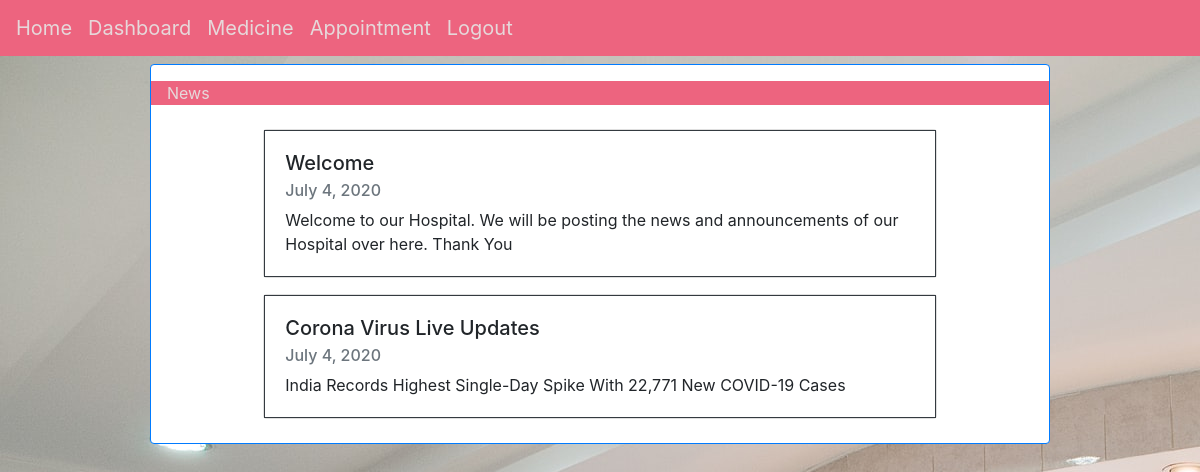
The app's page / (signed in) with its own data.
### app/models.py (models this page shows, shortened)
class News(models.Model):  # For storing News
    nno = models.AutoField(primary_key=True)
    title = models.CharField(max_length=30)
    text = models.TextField()
    date = models.DateField(auto_now_add=True)

### app/views.py (the view)
# urls.py: path('', views.index, name='index'),
def index(request):  # Index/Home page
    news = models.News.objects.all()  # Get all the News/Posts
    if request.user.is_authenticated:
        nav = [  # Set the Navbar elements according to user
            ['/', 'Home'],
            ['dashboard', 'Dashboard'],
            ['medicine', 'Medicine'],
            ['appointments', 'Appointment'],
            ['logout', 'Logout']
        ]
    else:
        nav = [
            ['/', 'Home'],
            ['login', 'Login'],
            ['medicine', 'Medicine']
        ]
    return render(request, 'home.html', context={'news': news, 'navs': nav})

### templates/home.html (shortened to what this page needs)
{% load static %}
<!doctype html>
<html lang="en">
<head>
    <link rel="stylesheet" href="{% static 'css/main.css' %}">
    <link rel="stylesheet" href="https://stackpath.bootstrapcdn.com/bootstrap/4.5.0/css/bootstrap.min.css">
</head>
<body class="bg_hospital_image">
    <nav class="navbar nav_bg nav_text">
        <nav class="nav">
            {% for href,nav in navs %}
            <a class="navbar-brand active nav_bg nav_text" href="{{ href }}"> {{ nav }} </a>
            {% endfor %}
        </nav>
    </nav>
    <div class="card mx-auto w-75 py-3 my-2 border border-primary">
        <p class="font-weight-normal px-3 nav_bg nav_text">News</p>
        {% for n in news %}
        <div class="card mx-auto w-75 my-2">
            <div class="card-body border border-dark">
                <h5 class="card-title">{{ n.title }}</h5>
                <h6 class="card-subtitle mb-2 text-muted">{{ n.date }}</h6>
                <p class="card-text">{{ n.text }}</p>
            </div>
        </div>
        {% endfor %}
    </div>
</body>
</html>

### static/css/main.css (style rules this page uses)
body { margin: auto; padding: auto; }
.bg_hospital_image { background-image:url('../images/hospital.jpg') }
.nav_bg { background-color: #ED647F; }
.nav_text { background-color: #ED647F; color: #E6D8DA; }

### records on screen
News: title "Welcome", date "July 4, 2020", text "Welcome to our Hospital. We will be posting the news and announcements of our Hospital over here. Thank You"
News: title "Corona Virus Live Updates", date "July 4, 2020", text "India Records Highest Single-Day Spike With 22,771 New COVID-19 Cases"

### other values on screen
{{ nav }} "Home" "Dashboard" "Medicine" "Appointment" "Logout"
